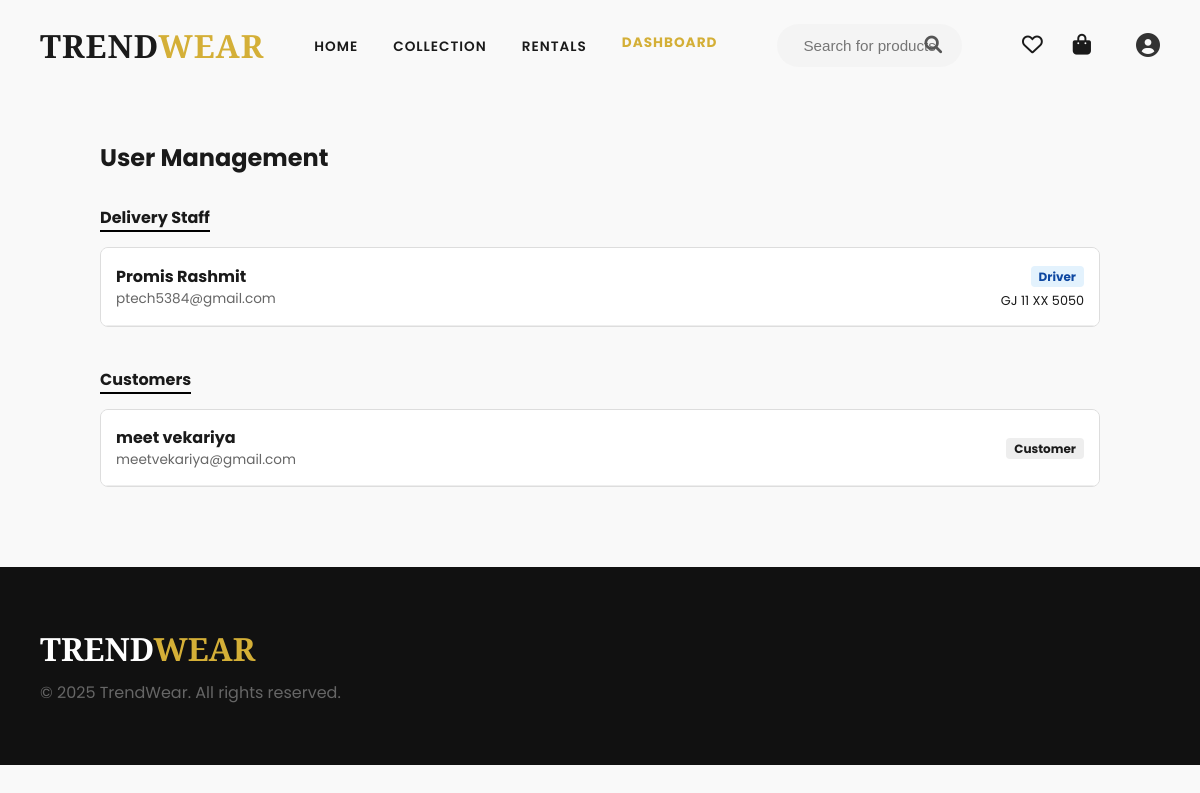
The page /dashboard/users/ (signed in) on the database its author committed.
### shop/models.py (models this page shows, shortened)
class DeliveryBoy(models.Model):
    user = models.OneToOneField(CustomUser, on_delete=models.CASCADE, related_name='deliveryboy')
    vehicle_number = models.CharField(max_length=20)
    vehicle_type = models.CharField(max_length=20)
    salary = models.DecimalField(max_digits=10, decimal_places=2, help_text="Monthly Salary")
    joined_at = models.DateTimeField(auto_now_add=True)
    is_active = models.BooleanField(default=True)

class CustomUser(AbstractUser):
    phone_number = models.CharField(max_length=10, blank=True, null=True)
    role = models.CharField(max_length=20, default='customer')

### shop/views.py (the view)
# urls.py: path('dashboard/users/', views.admin_users, name='admin_users'),
@user_passes_test(is_superuser, login_url='login')
def admin_users(request):
    customers = CustomUser.objects.filter(is_superuser=False, deliveryboy__isnull=True)
    drivers = DeliveryBoy.objects.select_related('user').all()
    context = {
        'customers': customers,
        'drivers': drivers
    }
    return render(request, 'admin_users.html', context)

### shop/views.py (called while the page is built)
def is_superuser(user):
    return user.is_superuser

### templates/admin_users.html (shortened to what this page needs)
{% extends 'base.html' %}
{% block content %}
<div class="container admin-container">
    <h2 style="margin-bottom: 30px;">User Management</h2>
    <h4 style="margin-bottom: 15px; border-bottom: 2px solid #000; display: inline-block;">Delivery Staff</h4>
    <div style="background: #fff; border-radius: 8px; overflow: hidden; border: 1px solid #ddd; margin-bottom: 40px;">
        {% for driver in drivers %}
        <div class="user-card">
            <div>
                <strong>{{ driver.user.first_name }} {{ driver.user.last_name }}</strong>
                <div style="font-size: 0.85rem; color: #666;">{{ driver.user.email }}</div>
            </div>
            <div style="text-align: right;">
                <span class="role-badge driver">Driver</span>
                <div style="font-size: 0.8rem; margin-top: 4px;">{{ driver.vehicle_number }}</div>
            </div>
        </div>
        {% empty %}
        <div style="padding: 20px;">No drivers found.</div>
        {% endfor %}
    </div>
    <h4 style="margin-bottom: 15px; border-bottom: 2px solid #000; display: inline-block;">Customers</h4>
    <div style="background: #fff; border-radius: 8px; overflow: hidden; border: 1px solid #ddd;">
        {% for customer in customers %}
        <div class="user-card">
            <div>
                <strong>{{ customer.first_name }} {{ customer.last_name }}</strong>
                <div style="font-size: 0.85rem; color: #666;">{{ customer.email }}</div>
            </div>
            <div>
                <span class="role-badge">Customer</span>
            </div>
        </div>
        {% empty %}
        <div style="padding: 20px;">No customers found.</div>
        {% endfor %}
    </div>
</div>
{% endblock %}

### templates/base.html (style rules this page uses)
:root { --primary-color: #0f5132; --accent-color: #d4af37; --text-dark: #1a1a1a; --bg-light: #f9f9f9; --white: #ffffff; --font-heading: 'Playfair Display', serif; --font-body: 'Poppins', sans-serif; }
* { margin: 0; padding: 0; box-sizing: border-box; }
body { background-color: var(--bg-light); color: var(--text-dark); font-family: var(--font-body); overflow-x: hidden; padding-top: 100px; }

### templates/admin_users.html (style rules this page uses)
.admin-container { max-width: 1000px; margin: 40px auto; }
.user-card { background: #fff; padding: 15px; border-bottom: 1px solid #eee; display: flex; justify-content: space-between; align-items: center; }
.role-badge { background: #eee; padding: 2px 8px; border-radius: 4px; font-size: 0.75rem; font-weight: bold; }
.role-badge.driver { background: #e3f2fd; color: #0d47a1; }

### rows shown on the page
DeliveryBoy: user.first_name "Promis", user.last_name "Rashmit", user.email "ptech5384@gmail.com", vehicle_number "GJ 11 XX 5050"
CustomUser: first_name "meet", last_name "vekariya", email "meetvekariya@gmail.com"
